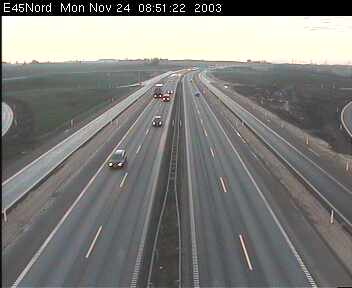
%> input picture imageCountMatlab/E45nord1.jpg, 352 x 288 px
$ octave imageCount.m   (GNU Octave 9; MATLAB toolbox functions it lacks are replaced by stand-ins)
%> lines starting %> are read from the running program, lines starting %| are printed output that depends on the picture
%% KBE, 2/10-2011
clear, close all;

%% Image Count, Processing, Segmentation and classification
%Original from Lab 12, DIP1
%Opgave 1
%Motorvejen uden for Århus overvåges af et webcamera. Kameraets adresse er:
%http://www.trafikken.dk/wimpdoc.asp?page=document&objno=76653
%Den 24. nov. 2003 grappede jeg 9 billeder fra dette kamera. Disse ligger på nettet under kursets
%hjemmeside. Lav et MatLab-program som tæller antallet af biler på vejen (sådan ca.).
%(Hint: Du kan f.eks. bruge følgende procedure:
%1. Indlæs billederne og omdan dem til gråtoner.
%2. Find baggrunden ved at tage medianen af billderne (samme pixel-position men til
%forskellige tidspunkter).
%3. Bestem nu forgrunde.
%4. Lav billederne om til sort/hvid og, bestem antallet af sammenhængskomponenter, lav evt. en
%dilation for ikke at få for mange komponenter.
%5. Tæl nu antallet af biler (ca.)

% Import image
Im1 = imread('E45nord1.jpg');
%> Im1 is the input picture: size 288x352x3 uint8; mean R, G, B 126.1, 125.9, 122.8
Im2 = imread('E45nord2.jpg');
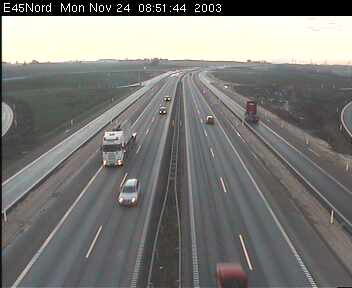
%> input picture imageCountMatlab/E45nord2.jpg, 352 x 288 px
%> Im2 is the input picture: size 288x352x3 uint8; mean R, G, B 123.8, 123.4, 120.2
Im3 = imread('E45nord3.jpg');
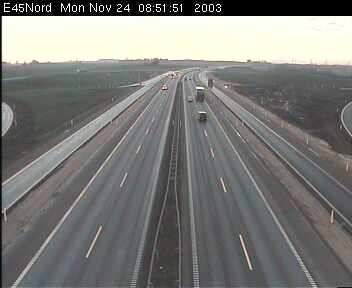
%> input picture imageCountMatlab/E45nord3.jpg, 352 x 288 px
%> Im3 is the input picture: size 288x352x3 uint8; mean R, G, B 124, 124.2, 121.1
Im4 = imread('E45nord4.jpg');
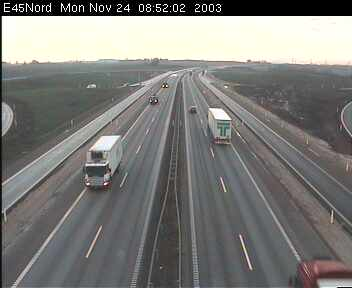
%> input picture imageCountMatlab/E45nord4.jpg, 352 x 288 px
%> Im4 is the input picture: size 288x352x3 uint8; mean R, G, B 125.1, 124.7, 121.6
Im5 = imread('E45nord5.jpg');
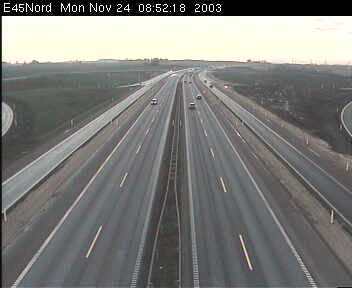
%> input picture imageCountMatlab/E45nord5.jpg, 352 x 288 px
%> Im5 is the input picture: size 288x352x3 uint8; mean R, G, B 124.8, 124.9, 121.8
Im6 = imread('E45nord6.jpg');
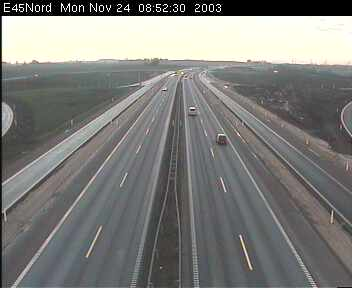
%> input picture imageCountMatlab/E45nord6.jpg, 352 x 288 px
%> Im6 is the input picture: size 288x352x3 uint8; mean R, G, B 126, 126.2, 123.1
%> (the run ends here)
